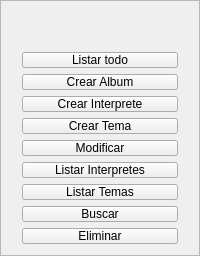
          <widget class="QFrame" name="frame_3">
           <property name="styleSheet">
            <string notr="true">padding-left: 10px;
padding-right: 10px;</string>
           </property>
           <property name="frameShape">
            <enum>QFrame::StyledPanel</enum>
           </property>
           <property name="frameShadow">
            <enum>QFrame::Raised</enum>
           </property>
           <layout class="QVBoxLayout" name="verticalLayout_3">
            <item>
             <spacer name="verticalSpacer">
              <property name="orientation">
               <enum>Qt::Vertical</enum>
              </property>
              <property name="sizeHint" stdset="0">
               <size>
                <width>20</width>
                <height>40</height>
               </size>
              </property>
             </spacer>
            </item>
            <item>
             <widget class="QPushButton" name="btn_listar">
              <property name="enabled">
               <bool>true</bool>
              </property>
              <property name="cursor">
               <cursorShape>PointingHandCursor</cursorShape>
              </property>
              <property name="text">
               <string>Listar todo</string>
              </property>
             </widget>
            </item>
            <item>
             <widget class="QPushButton" name="btn_crear_album">
              <property name="text">
               <string>Crear Album</string>
              </property>
             </widget>
            </item>
            <item>
             <widget class="QPushButton" name="btn_crear_inter">
              <property name="text">
               <string>Crear Interprete</string>
              </property>
             </widget>
            </item>
            <item>
             <widget class="QPushButton" name="btn_crear_tema">
              <property name="text">
               <string>Crear Tema</string>
              </property>
             </widget>
            </item>
            <item>
             <widget class="QPushButton" name="btn_modificar">
              <property name="text">
               <string>Modificar</string>
              </property>
             </widget>
            </item>
            <item>
             <widget class="QPushButton" name="btn_listar_interpretes">
              <property name="text">
               <string>Listar Interpretes</string>
              </property>
             </widget>
            </item>
            <item>
             <widget class="QPushButton" name="btn_listar_temas">
              <property name="text">
               <string>Listar Temas</string>
              </property>
             </widget>
            </item>
            <item>
             <widget class="QPushButton" name="btn_buscar">
              <property name="text">
               <string>Buscar</string>
              </property>
             </widget>
            </item>
            <item>
             <widget class="QPushButton" name="btn_eliminar">
              <property name="styleSheet">
               <string notr="true"/>
              </property>
              <property name="text">
               <string>Eliminar</string>
              </property>
             </widget>
            </item>
           </layout>
          </widget>
